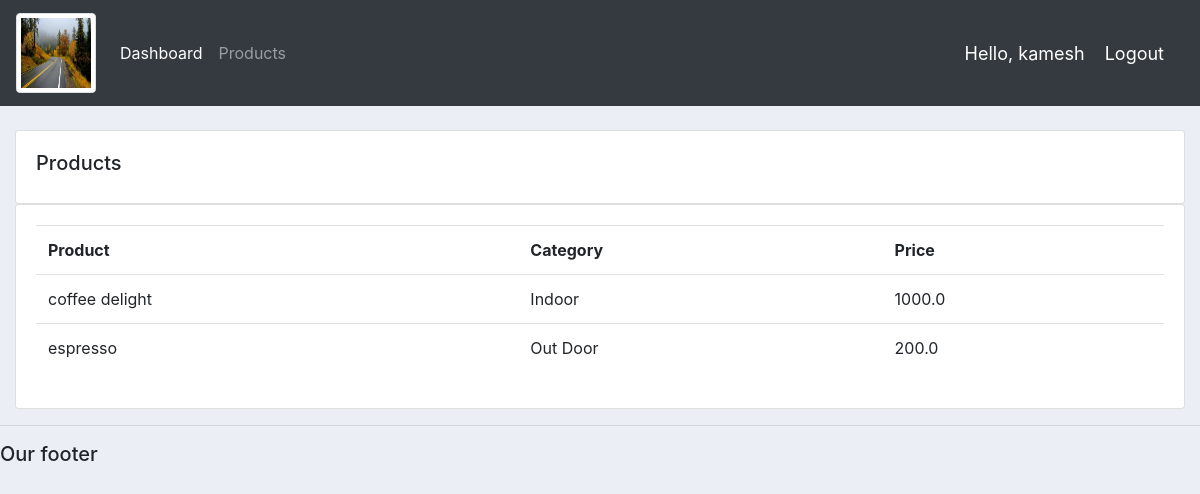
Screenshot of /products/ (signed in) with the database file from the repository.
### accounts/models.py (models this page shows, shortened)
class Product(models.Model):
	CATEGORY = (
			('Indoor', 'Indoor'),
			('Out Door', 'Out Door'),
			)
	name = models.CharField(max_length=200, null=True)
	price = models.FloatField(null=True)
	category = models.CharField(max_length=200, null=True, choices=CATEGORY)
	description = models.CharField(max_length=200, null=True, blank=True)
	date_created = models.DateTimeField(auto_now_add=True, null=True)
	tags = models.ManyToManyField(Tag)

### accounts/decorators.py (the view)
		def wrapper_func(request, *args, **kwargs):
			group = None
			if request.user.groups.exists():
				group = request.user.groups.all()[0].name
			if group in allowed_roles:
				return view_func(request, *args, **kwargs)
			else:
				return HttpResponse('You are not authorized to view this page')

### accounts/views.py (called while the page is built)
@login_required(login_url='login')
@allowed_users(allowed_roles=['admin'])
def products(request):
	products = Product.objects.all()
	return render(request, 'accounts/products.html',{'products':products})

### accounts/templates/accounts/products.html
{%  extends 'accounts/main.html' %}
{% block content %}
		<br>
		<div class="row">
			<div class="col-md">
				<div class="card card-body">
					<h5>Products</h5>
				</div>
				<div class="card card-body">
					<table class="table">
						<tr>
							<th>Product</th>
							<th>Category</th>
							<th>Price</th>
						</tr>
						{% for i in products %}
							<tr>
								<td>{{i.name}}</td>
								<td>{{i.category}}</td>
								<td>{{i.price}}</td>
							</tr>
						{% endfor %}
					</table>
				</div>
			</div>
		</div>
{% endblock content %}

### accounts/templates/accounts/navbar.html (shortened to what this page needs)
{% load static %}
<nav class="navbar navbar-expand-lg navbar-dark bg-dark">
  <a class="navbar-brand" href="#"><img class="img-thumbnail rounded" src="{% static 'images/logo.jpg' %}" alt=""></a>
  <div class="collapse navbar-collapse" id="navbarNav">
    <ul class="navbar-nav">
      {% if request.user.is_staff %}
      <li class="nav-item active">
        <a class="nav-link" href="{% url 'home' %}">Dashboard</a>
      </li>
      <li class="nav-item">
        <a class="nav-link" href="{% url 'products' %}">Products</a>
      </li>
      {% else %}
       <li class="nav-item">
        <a class="nav-link" href="{% url 'account' %}">Settings</a>
      </li>
      {% endif %}
    </ul>
  </div>
  <span class="hello-msg">Hello, {{request.user}}</span>
  <span ><a  class="hello-msg" href="{% url 'logout' %}">Logout</a></span>
</nav>

### static/css/main.css (style rules this page uses)
.navbar-brand img { width: 80px; height: 80px; }
body { background-color: #ebeff5; }

### accounts/templates/accounts/navbar.html (style rules this page uses)
.hello-msg { font-size: 18px; color: #fff; margin-right: 20px; }

### rows the page displays
Product: name "coffee delight", category "Indoor", price "1000.0"
Product: name "espresso", category "Out Door", price "200.0"

### other values shown
{{ request.user }} "kamesh"
